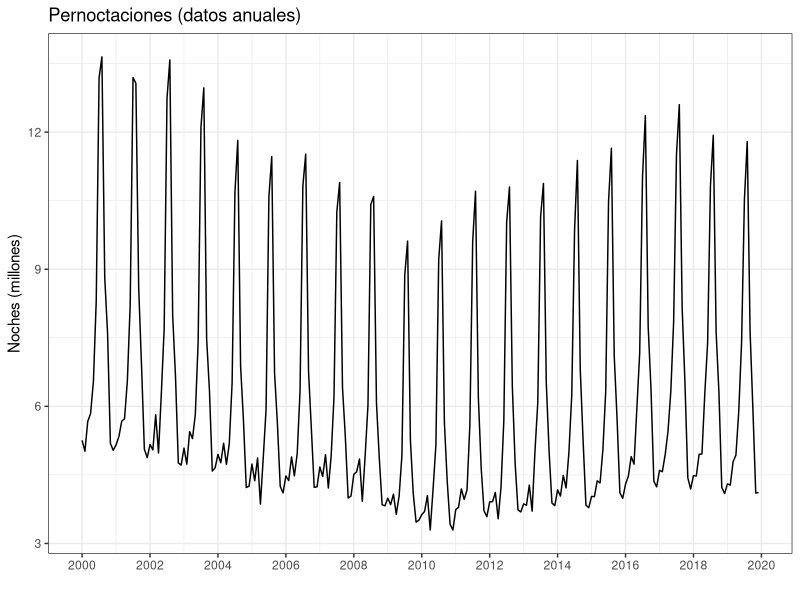
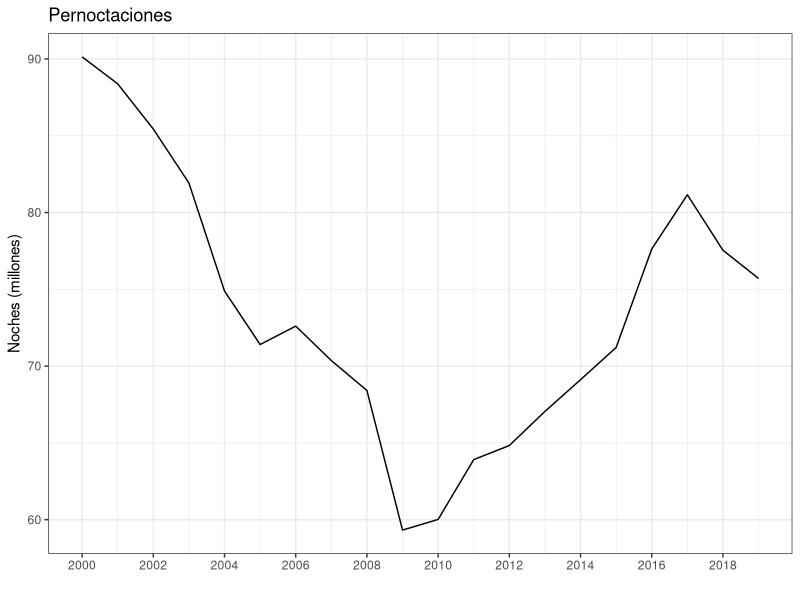
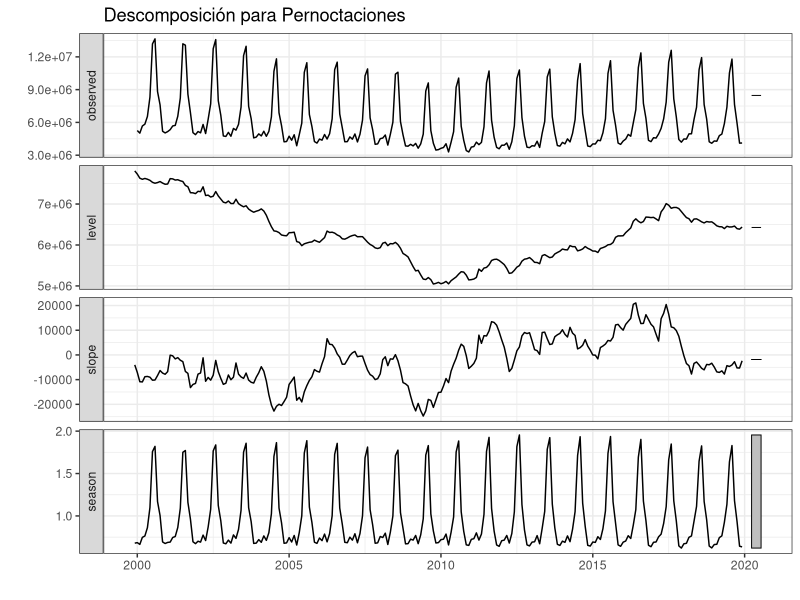
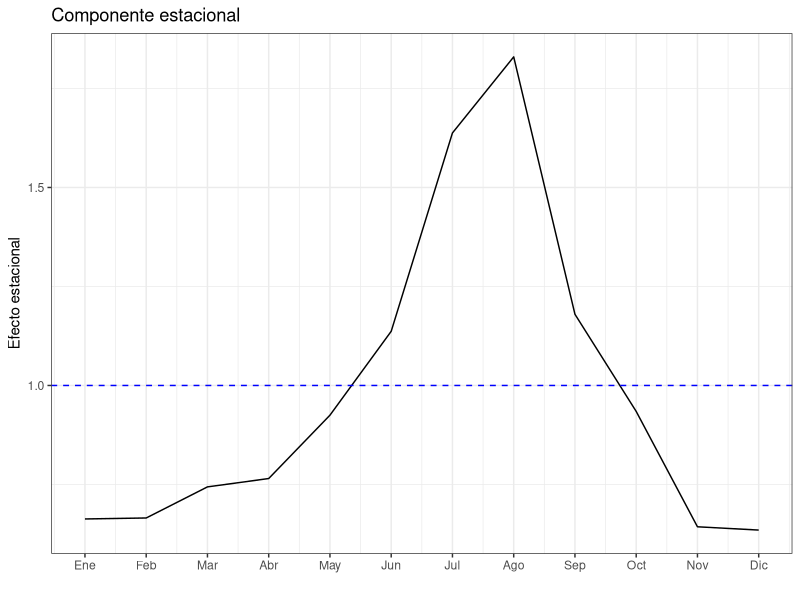
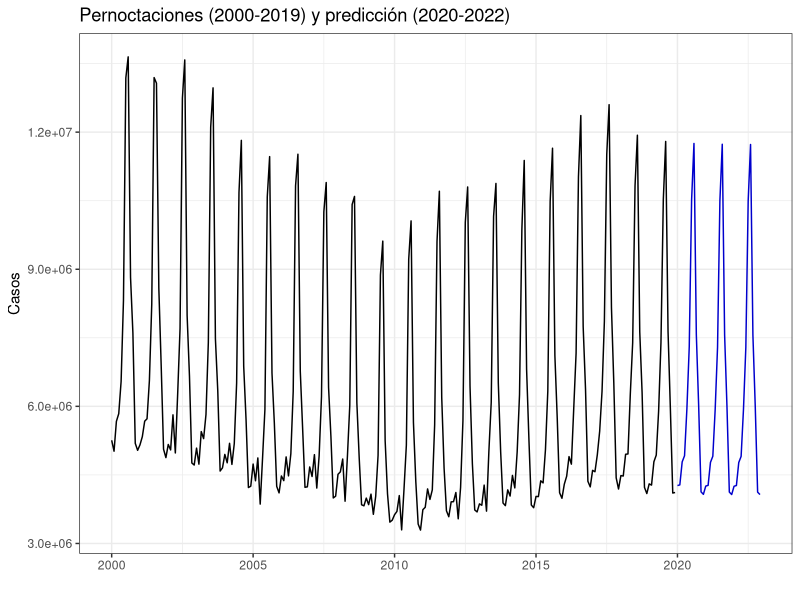
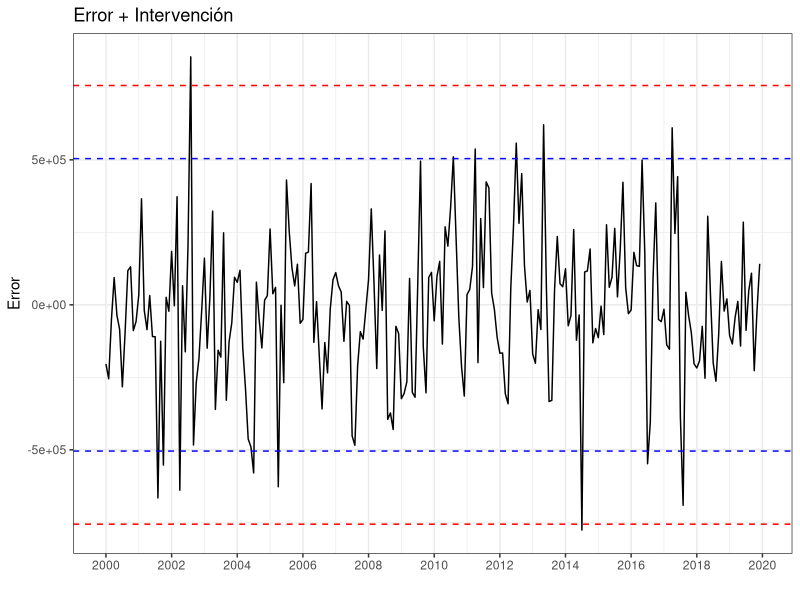
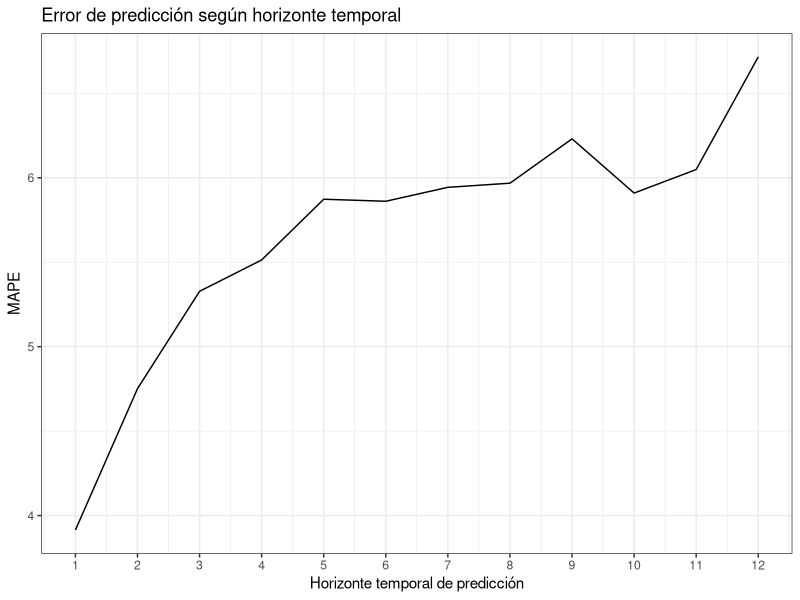
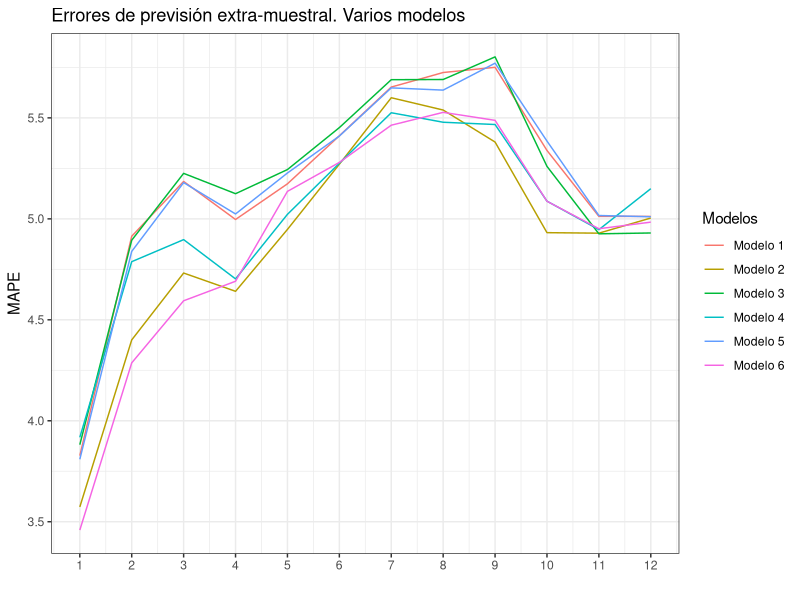

Here is the R script that generated these plots, in order:
#----------------------------------------------------------
# CODIGO EJEMPLO 5
#----------------------------------------------------------
#
#
#
#----------------------------------------------------------
# Librerias
library(forecast)
library(ggplot2); theme_set(theme_bw())
#----------------------------------------------------------
#
#
#
#----------------------------------------------------------
# Importamos Pernoctaciones
#----------------------------------------------------------
Pernoctaciones <- read.csv2("./series/Pernoctaciones.csv", 
                            header = TRUE)

Pernoctaciones <- ts(Pernoctaciones[,2], 
                     start = 2000, 
                     freq = 12)

autoplot(Pernoctaciones/1000000,
         xlab = "",
         ylab = "Noches (millones)",
         main = "Pernoctaciones (datos anuales)") +
  scale_x_continuous(breaks= seq(2000, 2020, 2))  
#----------------------------------------------------------
#
#
#
#----------------------------------------------------------
# Alisado exponencial para la serie anual
#----------------------------------------------------------
# Serie anual
PernoctacionesAnual = aggregate(Pernoctaciones/1000000, FUN = sum)

autoplot(PernoctacionesAnual,
         xlab = "",
         ylab = "Noches (millones)",
         main = "Pernoctaciones") +
  scale_x_continuous(breaks= seq(2000, 2020, 2)) 

# Ajuste
PernoctacionesAnualEts <- ets(PernoctacionesAnual, 
                              model = "ZZZ")

summary(PernoctacionesAnualEts) 
#----------------------------------------------------------
#
#
#
#----------------------------------------------------------
# Alisado exponencial para la serie mensual
#----------------------------------------------------------
# Ajuste
PernoctacionesEts <- ets(Pernoctaciones, 
                         model = "ZZZ")

summary(PernoctacionesEts) 

autoplot(PernoctacionesEts,
         xlab = "",
         main = "Descomposición para Pernoctaciones")

# Ultimos valores
TT <- nrow(PernoctacionesEts$states)
PernoctacionesEts$states[TT,]

# Estacionalidad
componenteEstacional <- PernoctacionesEts$states[TT, 14:3]

ggplot() +
  geom_line(aes(x = 1:12, y = componenteEstacional)) + 
  geom_hline(yintercept = 1, colour = "blue", lty = 2) +
  ggtitle("Componente estacional") +
  xlab("") +
  ylab("Efecto estacional") +
  scale_x_continuous(breaks= 1:12, 
                     labels = c("Ene", "Feb", "Mar", "Abr", "May", "Jun", 
                                "Jul", "Ago", "Sep", "Oct", "Nov", "Dic")) 

# Predicción
PernoctacionesEtsPre <- forecast(PernoctacionesEts, 
                                 h = 36, 
                                 level = 95)
PernoctacionesEtsPre

autoplot(PernoctacionesEtsPre,
         xlab = "",
         ylab = "Casos",
         main = "Pernoctaciones (2000-2019) y predicción (2020-2022)",
         PI = FALSE)

# Análisis del error
error <- residuals(PernoctacionesEts, type = "response")
sderror <- sd(error)

autoplot(error,
         xlab = "",
         ylab = "Error",
         main = "Error + Intervención",
         colour = "black") +
  geom_hline(yintercept = c(-3, -2, 2 ,3)*sderror, 
             colour = c("red", "blue", "blue", "red"), lty = 2) + 
  scale_x_continuous(breaks= seq(2000, 2020, 2)) 

# Error por origen de prediccion movil
k <- 120                 
h <- 12                  
TT <- length(Pernoctaciones)
s <- TT - k - h          

mapeAlisado <- matrix(NA, s + 1, h)
for (i in 0:s) {
  train.set <- subset(Pernoctaciones, start = i + 1, end = i + k)
  test.set <-  subset(Pernoctaciones, start = i + k + 1, end = i + k + h)
  
  fit <- ets(train.set, model = "MAM", damped = FALSE)
  fcast<-forecast(fit, h = h)
  mapeAlisado[i + 1,] <- 100*abs(test.set - fcast$mean)/test.set
}

errorAlisado <- colMeans(mapeAlisado)
errorAlisado

ggplot() +
  geom_line(aes(x = 1:12, y = errorAlisado)) +
  ggtitle("Error de predicción según horizonte temporal") +
  xlab("Horizonte temporal de predicción") +
  ylab("MAPE") +
  scale_x_continuous(breaks= 1:12)
#----------------------------------------------------------
#
#
#
#----------------------------------------------------------
# Modelos alternativos
#----------------------------------------------------------
k <- 120                 
h <- 12                  
TT <- length(Pernoctaciones)
s <- TT - k - h          

mapeAlisado1 <- matrix(NA, s + 1, h)
mapeAlisado2 <- matrix(NA, s + 1, h)
mapeAlisado3 <- matrix(NA, s + 1, h)
mapeAlisado4 <- matrix(NA, s + 1, h)
mapeAlisado5 <- matrix(NA, s + 1, h)
mapeAlisado6 <- matrix(NA, s + 1, h)

for (i in 0:s) {
  train.set <- subset(Pernoctaciones, start = i + 1, end = i + k)
  test.set <-  subset(Pernoctaciones, start = i + k + 1, end = i + k + h)
  
  fit <- ets(train.set, model = "MAM", damped = TRUE)
  fcast<-forecast(fit, h = h)
  mapeAlisado1[i + 1,] <- 100*abs(test.set - fcast$mean)/test.set
  
  fit <- ets(train.set, model = "MAM", damped = TRUE, opt.crit = "amse", nmse = 2)
  fcast<-forecast(fit, h = h)
  mapeAlisado2[i + 1,] <- 100*abs(test.set - fcast$mean)/test.set
  
  fit <- ets(train.set, model = "AAA", lambda = 0, biasadj = TRUE, damped = TRUE)
  fcast<-forecast(fit, h = h, biasadj = TRUE)
  mapeAlisado3[i + 1,] <- 100*abs(test.set - fcast$mean)/test.set
  
  fit <- ets(train.set, model = "AAA", lambda = 0, biasadj = TRUE, damped = TRUE,  opt.crit = "amse", nmse = 2)
  fcast<-forecast(fit, h = h, biasadj = TRUE)
  mapeAlisado4[i + 1,] <- 100*abs(test.set - fcast$mean)/test.set
  
  fit <- ets(train.set/monthdays(train.set), model = "MAM", damped = TRUE)
  fcast<-forecast(fit, h = h)
  mapeAlisado5[i + 1,] <- 100*abs(test.set - fcast$mean * monthdays(fcast$mean))/test.set
  
  fit <- ets(train.set/monthdays(train.set), model = "MAM", damped = TRUE, opt.crit = "amse", nmse = 2)
  fcast<-forecast(fit, h = h)
  mapeAlisado6[i + 1,] <- 100*abs(test.set - fcast$mean * monthdays(fcast$mean))/test.set
}

errorAlisado1 <- colMeans(mapeAlisado1)
errorAlisado2 <- colMeans(mapeAlisado2)
errorAlisado3 <- colMeans(mapeAlisado3)
errorAlisado4 <- colMeans(mapeAlisado4)
errorAlisado5 <- colMeans(mapeAlisado5)
errorAlisado6 <- colMeans(mapeAlisado6)

ggplot() +
  geom_line(aes(x = 1:12, y = errorAlisado1, colour = "Modelo 1")) +
  geom_line(aes(x = 1:12, y = errorAlisado2, colour = "Modelo 2")) + 
  geom_line(aes(x = 1:12, y = errorAlisado3, colour = "Modelo 3")) +
  geom_line(aes(x = 1:12, y = errorAlisado4, colour = "Modelo 4")) +
  geom_line(aes(x = 1:12, y = errorAlisado5, colour = "Modelo 5")) +
  geom_line(aes(x = 1:12, y = errorAlisado6, colour = "Modelo 6")) +
  ggtitle("Errores de previsión extra-muestral. Varios modelos") +
  xlab("") +
  ylab("MAPE") +
  scale_x_continuous(breaks= 1:12) +
  scale_color_discrete(name = "Modelos")

